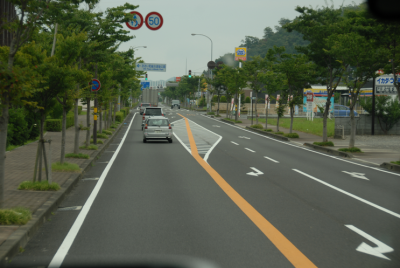
//> input picture 12_CannyEdge/test.png, 400 x 268 px
$ ./canny_edge   (built with g++ and OpenCV 4)
//> lines starting //> are read from the running program, lines starting //| are printed output that depends on the picture
#include <stdio.h>

//opencv header
#include "opencv2/opencv.hpp"

int main(void)
{
	cv::Mat detected_edges ;

	//read image
	cv::Mat image = cv::imread("test.png") ;
//> image is the input picture: 268 rows x 400 cols, CV_8UC3; mean B, G, R 77.6, 94.9, 87.6

	// Convert it to gray
	cv::Mat src_gray ;
	cv::cvtColor( image, src_gray, cv::COLOR_BGR2GRAY  );
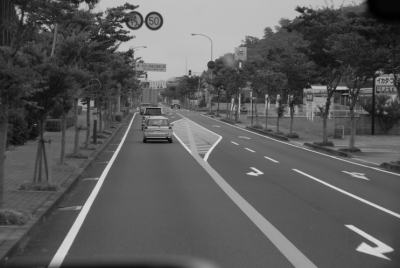
//> src_gray: 268 rows x 400 cols, CV_8UC1; min 0, max 218, mean 90.8

	/// Reduce noise with a kernel 3x3
	cv::GaussianBlur( src_gray, detected_edges, cv::Size(3,3), 0, 0, cv::BORDER_DEFAULT );

	/// Canny detector
	cv::Canny( detected_edges, detected_edges, 100, 200, 3 );
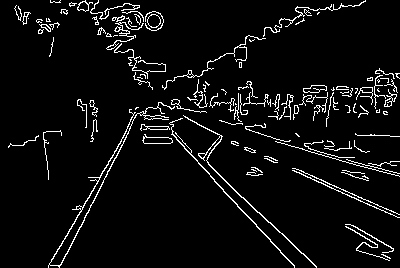
//> detected_edges: 268 rows x 400 cols, CV_8UC1; 5.5% white in thin lines or dots

	cv::imshow("input", image) ;
	cv::imshow( "Canny Edge", detected_edges );

	cv::waitKey(0);

    return 0;
}
